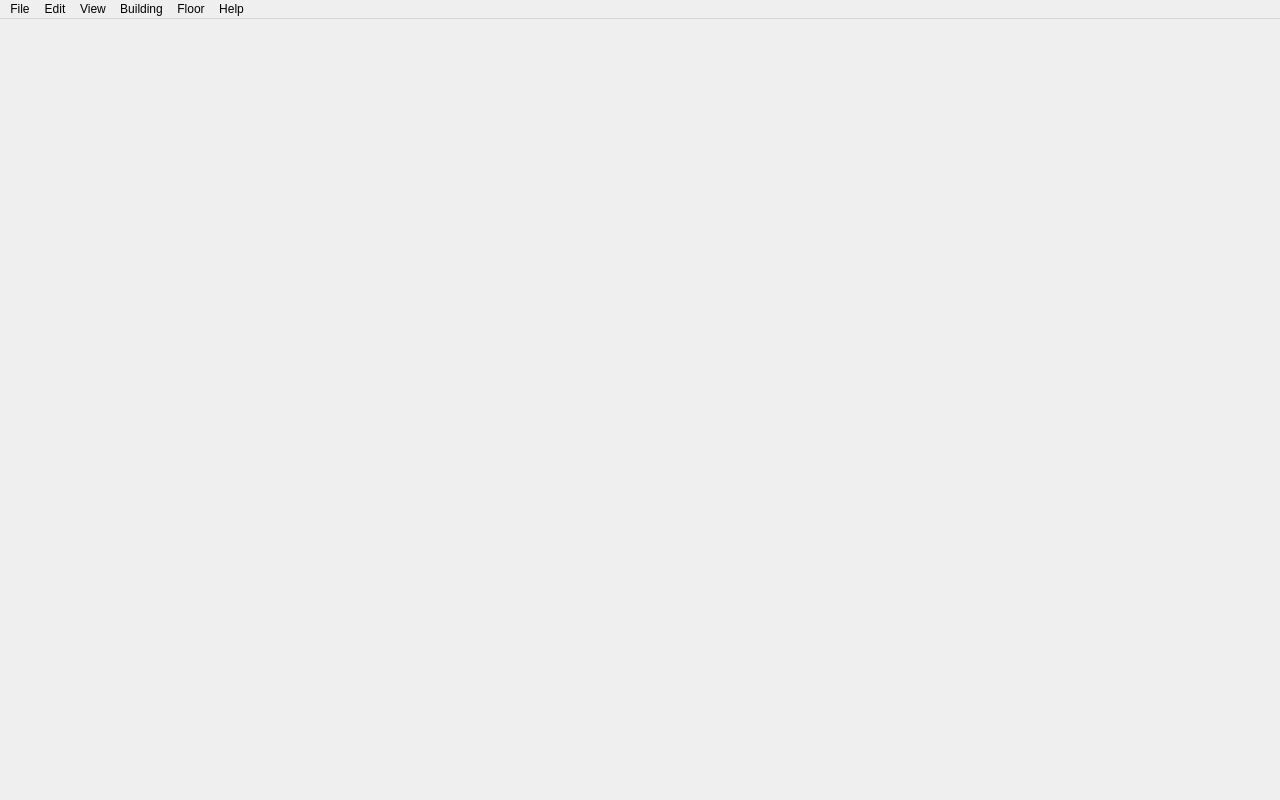
<?xml version="1.0" encoding="UTF-8"?>
<ui version="4.0">
 <class>BuildingEditorWindow</class>
 <widget class="QMainWindow" name="BuildingEditorWindow">
  <property name="geometry">
   <rect>
    <x>0</x>
    <y>0</y>
    <width>1280</width>
    <height>800</height>
   </rect>
  </property>
  <property name="windowTitle">
   <string>Building Editor</string>
  </property>
  <widget class="QWidget" name="centralwidget">
   <layout class="QVBoxLayout" name="verticalLayout_2">
    <property name="leftMargin">
     <number>0</number>
    </property>
    <property name="topMargin">
     <number>0</number>
    </property>
    <property name="rightMargin">
     <number>0</number>
    </property>
    <property name="bottomMargin">
     <number>0</number>
    </property>
   </layout>
  </widget>
  <widget class="QMenuBar" name="menubar">
   <property name="geometry">
    <rect>
     <x>0</x>
     <y>0</y>
     <width>1280</width>
     <height>17</height>
    </rect>
   </property>
   <widget class="QMenu" name="menuFile">
    <property name="title">
     <string>File</string>
    </property>
    <addaction name="actionNewBuilding"/>
    <addaction name="actionOpen"/>
    <addaction name="actionSave"/>
    <addaction name="actionSaveAs"/>
    <addaction name="separator"/>
    <addaction name="actionExportTMX"/>
    <addaction name="actionExportNewBinary"/>
    <addaction name="separator"/>
    <addaction name="actionClose"/>
   </widget>
   <widget class="QMenu" name="menuEdit">
    <property name="title">
     <string>Edit</string>
    </property>
    <addaction name="actionCut"/>
    <addaction name="actionCopy"/>
    <addaction name="actionPaste"/>
    <addaction name="actionDelete"/>
    <addaction name="actionDeleteInAllLayers"/>
    <addaction name="separator"/>
    <addaction name="actionSelectAll"/>
    <addaction name="actionSelectNone"/>
    <addaction name="separator"/>
    <addaction name="actionPreferences"/>
    <addaction name="actionKeyboardShortcuts"/>
   </widget>
   <widget class="QMenu" name="menuView">
    <property name="title">
     <string>View</string>
    </property>
    <widget class="QMenu" name="menuViews">
     <property name="title">
      <string>Views</string>
     </property>
     <addaction name="actionViewsPlaceholder"/>
    </widget>
    <addaction name="actionShowGrid"/>
    <addaction name="actionHighlightFloor"/>
    <addaction name="actionHighlightRoom"/>
    <addaction name="actionShowLowerFloors"/>
    <addaction name="actionShowOnlyFloors"/>
    <addaction name="actionShowObjects"/>
    <addaction name="actionHighlightUnlitRooms"/>
    <addaction name="separator"/>
    <addaction name="menuViews"/>
    <addaction name="separator"/>
    <addaction name="actionZoomIn"/>
    <addaction name="actionZoomOut"/>
    <addaction name="actionNormalSize"/>
    <addaction name="actionFitBuilding"/>
    <addaction name="actionCenterBuilding"/>
   </widget>
   <widget class="QMenu" name="menuBuilding">
    <property name="title">
     <string>Building</string>
    </property>
    <widget class="QMenu" name="menuBasement_Access">
     <property name="title">
      <string>Basement Access</string>
     </property>
     <addaction name="actionBasementAccessNone"/>
     <addaction name="actionBasementAccessNorth"/>
     <addaction name="actionBasementAccessWest"/>
    </widget>
    <addaction name="actionCropToMinimum"/>
    <addaction name="actionCropToSelection"/>
    <addaction name="actionResize"/>
    <addaction name="actionFlipHorizontal"/>
    <addaction name="actionFlipVertical"/>
    <addaction name="actionRotateRight"/>
    <addaction name="actionRotateLeft"/>
    <addaction name="separator"/>
    <addaction name="actionBuildingProperties"/>
    <addaction name="actionKeyValues"/>
    <addaction name="actionGrime"/>
    <addaction name="actionRooms"/>
    <addaction name="actionProceduralLootEditor"/>
    <addaction name="actionTemplates"/>
    <addaction name="actionTiles"/>
    <addaction name="separator"/>
    <addaction name="menuBasement_Access"/>
    <addaction name="actionTemplateFromBuilding"/>
   </widget>
   <widget class="QMenu" name="menuFloor">
    <property name="title">
     <string>Floor</string>
    </property>
    <addaction name="actionInsertFloorAbove"/>
    <addaction name="actionInsertFloorBelow"/>
    <addaction name="actionRemoveFloor"/>
    <addaction name="actionFloors"/>
    <addaction name="separator"/>
    <addaction name="actionUpLevel"/>
    <addaction name="actionDownLevel"/>
   </widget>
   <widget class="QMenu" name="menuHelp">
    <property name="title">
     <string>Help</string>
    </property>
    <addaction name="actionHelp"/>
    <addaction name="actionAboutQt"/>
   </widget>
   <addaction name="menuFile"/>
   <addaction name="menuEdit"/>
   <addaction name="menuView"/>
   <addaction name="menuBuilding"/>
   <addaction name="menuFloor"/>
   <addaction name="menuHelp"/>
  </widget>
  <action name="actionProceduralLootEditor">
   <property name="text">
    <string>Procedural Loot Viewer / Editor...</string>
   </property>
   <property name="toolTip">
    <string>Inspect loot for RoomDefs and edit project-owned procedural distributions</string>
   </property>
  </action>
  <action name="actionClose">
   <property name="text">
    <string>Close</string>
   </property>
  </action>
  <action name="actionOpen">
   <property name="icon">
    <iconset resource="../tiled.qrc">
     <normaloff>:/images/16x16/document-open.png</normaloff>:/images/16x16/document-open.png</iconset>
   </property>
   <property name="text">
    <string>Open...</string>
   </property>
  </action>
  <action name="actionSave">
   <property name="icon">
    <iconset resource="../tiled.qrc">
     <normaloff>:/images/16x16/document-save.png</normaloff>:/images/16x16/document-save.png</iconset>
   </property>
   <property name="text">
    <string>Save</string>
   </property>
  </action>
  <action name="actionUndo">
   <property name="text">
    <string>Undo</string>
   </property>
  </action>
  <action name="actionRedo">
   <property name="text">
    <string>Redo</string>
   </property>
  </action>
  <action name="actionNewBuilding">
   <property name="icon">
    <iconset resource="../tiled.qrc">
     <normaloff>:/images/16x16/document-new.png</normaloff>:/images/16x16/document-new.png</iconset>
   </property>
   <property name="text">
    <string>New...</string>
   </property>
  </action>
  <action name="actionPencil">
   <property name="checkable">
    <bool>true</bool>
   </property>
   <property name="icon">
    <iconset resource="buildingeditor.qrc">
     <normaloff>:/BuildingEditor/icons/icon_pencil.png</normaloff>:/BuildingEditor/icons/icon_pencil.png</iconset>
   </property>
   <property name="text">
    <string>Pencil</string>
   </property>
   <property name="toolTip">
    <string>Draw Room</string>
   </property>
  </action>
  <action name="actionDoor">
   <property name="checkable">
    <bool>true</bool>
   </property>
   <property name="icon">
    <iconset resource="buildingeditor.qrc">
     <normaloff>:/BuildingEditor/icons/icon_door.png</normaloff>:/BuildingEditor/icons/icon_door.png</iconset>
   </property>
   <property name="text">
    <string>Door</string>
   </property>
   <property name="toolTip">
    <string>Place Door</string>
   </property>
  </action>
  <action name="actionWindow">
   <property name="checkable">
    <bool>true</bool>
   </property>
   <property name="icon">
    <iconset resource="buildingeditor.qrc">
     <normaloff>:/BuildingEditor/icons/icon_window.png</normaloff>:/BuildingEditor/icons/icon_window.png</iconset>
   </property>
   <property name="text">
    <string>Window</string>
   </property>
   <property name="toolTip">
    <string>Place Window</string>
   </property>
  </action>
  <action name="actionStairs">
   <property name="checkable">
    <bool>true</bool>
   </property>
   <property name="icon">
    <iconset resource="buildingeditor.qrc">
     <normaloff>:/BuildingEditor/icons/icon_stair.png</normaloff>:/BuildingEditor/icons/icon_stair.png</iconset>
   </property>
   <property name="text">
    <string>Stairs</string>
   </property>
   <property name="toolTip">
    <string>Place Stairs</string>
   </property>
  </action>
  <action name="actionUpLevel">
   <property name="icon">
    <iconset resource="buildingeditor.qrc">
     <normaloff>:/BuildingEditor/icons/icon_floorup.png</normaloff>:/BuildingEditor/icons/icon_floorup.png</iconset>
   </property>
   <property name="text">
    <string>Up One Level</string>
   </property>
   <property name="shortcut">
    <string>PgUp</string>
   </property>
  </action>
  <action name="actionDownLevel">
   <property name="icon">
    <iconset resource="buildingeditor.qrc">
     <normaloff>:/BuildingEditor/icons/icon_floordn.png</normaloff>:/BuildingEditor/icons/icon_floordn.png</iconset>
   </property>
   <property name="text">
    <string>Down One Level</string>
   </property>
   <property name="shortcut">
    <string>PgDown</string>
   </property>
  </action>
  <action name="actionSelectObject">
   <property name="checkable">
    <bool>true</bool>
   </property>
   <property name="icon">
    <iconset resource="../tiled.qrc">
     <normaloff>:/images/22x22/tool-select-objects.png</normaloff>:/images/22x22/tool-select-objects.png</iconset>
   </property>
   <property name="text">
    <string>Select Objects</string>
   </property>
   <property name="toolTip">
    <string>Select and Move Objects</string>
   </property>
  </action>
  <action name="actionExportTMX">
   <property name="text">
    <string>Export TMX...</string>
   </property>
  </action>
  <action name="actionZoomIn">
   <property name="icon">
    <iconset resource="../tiled.qrc">
     <normaloff>:/images/16x16/zoom-in.png</normaloff>:/images/16x16/zoom-in.png</iconset>
   </property>
   <property name="text">
    <string>Zoom In</string>
   </property>
  </action>
  <action name="actionZoomOut">
   <property name="icon">
    <iconset resource="../tiled.qrc">
     <normaloff>:/images/16x16/zoom-out.png</normaloff>:/images/16x16/zoom-out.png</iconset>
   </property>
   <property name="text">
    <string>Zoom Out</string>
   </property>
  </action>
  <action name="actionNormalSize">
   <property name="icon">
    <iconset resource="../tiled.qrc">
     <normaloff>:/images/16x16/zoom-original.png</normaloff>:/images/16x16/zoom-original.png</iconset>
   </property>
   <property name="text">
    <string>Normal Size</string>
   </property>
   <property name="shortcut">
    <string>Ctrl+0</string>
   </property>
  </action>
  <action name="actionFitBuilding">
   <property name="icon">
    <iconset resource="buildingeditor.qrc">
     <normaloff>:/BuildingEditor/icons/icon_crop.png</normaloff>:/BuildingEditor/icons/icon_crop.png</iconset>
   </property>
   <property name="text">
    <string>Fit Building to View</string>
   </property>
   <property name="toolTip">
    <string>Zoom and center so the entire building is visible</string>
   </property>
   <property name="shortcut">
    <string>Ctrl+Shift+0</string>
   </property>
  </action>
  <action name="actionCenterBuilding">
   <property name="icon">
    <iconset resource="../tiled.qrc">
     <normaloff>:/images/16x16/zoom-original.png</normaloff>:/images/16x16/zoom-original.png</iconset>
   </property>
   <property name="text">
    <string>Center Building</string>
   </property>
   <property name="toolTip">
    <string>Center the building without changing zoom</string>
   </property>
  </action>
  <action name="actionPreferences">
   <property name="text">
    <string>Preferences...</string>
   </property>
   <property name="menuRole">
    <enum>QAction::PreferencesRole</enum>
   </property>
  </action>
  <action name="actionSaveAs">
   <property name="icon">
    <iconset resource="../tiled.qrc">
     <normaloff>:/images/16x16/document-save-as.png</normaloff>:/images/16x16/document-save-as.png</iconset>
   </property>
   <property name="text">
    <string>Save As...</string>
   </property>
  </action>
  <action name="actionRooms">
   <property name="icon">
    <iconset resource="buildingeditor.qrc">
     <normaloff>:/BuildingEditor/icons/icon_rooms.png</normaloff>:/BuildingEditor/icons/icon_rooms.png</iconset>
   </property>
   <property name="text">
    <string>Rooms...</string>
   </property>
   <property name="toolTip">
    <string>Edit Rooms</string>
   </property>
  </action>
  <action name="actionTemplates">
   <property name="text">
    <string>Templates...</string>
   </property>
  </action>
  <action name="actionTiles">
   <property name="text">
    <string>Tiles...</string>
   </property>
  </action>
  <action name="actionTemplateFromBuilding">
   <property name="text">
    <string>Template From Building...</string>
   </property>
  </action>
  <action name="actionRotateRight">
   <property name="icon">
    <iconset resource="buildingeditor.qrc">
     <normaloff>:/BuildingEditor/icons/icon_rotate_right.png</normaloff>:/BuildingEditor/icons/icon_rotate_right.png</iconset>
   </property>
   <property name="text">
    <string>Rotate Right</string>
   </property>
  </action>
  <action name="actionRotateLeft">
   <property name="icon">
    <iconset resource="buildingeditor.qrc">
     <normaloff>:/BuildingEditor/icons/icon_rotate_left.png</normaloff>:/BuildingEditor/icons/icon_rotate_left.png</iconset>
   </property>
   <property name="text">
    <string>Rotate Left</string>
   </property>
  </action>
  <action name="actionResize">
   <property name="icon">
    <iconset resource="buildingeditor.qrc">
     <normaloff>:/BuildingEditor/icons/icon_resize.png</normaloff>:/BuildingEditor/icons/icon_resize.png</iconset>
   </property>
   <property name="text">
    <string>Resize Building...</string>
   </property>
  </action>
  <action name="actionFlipHorizontal">
   <property name="icon">
    <iconset resource="buildingeditor.qrc">
     <normaloff>:/BuildingEditor/icons/icon_flip_horizontal.png</normaloff>:/BuildingEditor/icons/icon_flip_horizontal.png</iconset>
   </property>
   <property name="text">
    <string>Flip Horizontal</string>
   </property>
  </action>
  <action name="actionFlipVertical">
   <property name="icon">
    <iconset resource="buildingeditor.qrc">
     <normaloff>:/BuildingEditor/icons/icon_flip_vertical.png</normaloff>:/BuildingEditor/icons/icon_flip_vertical.png</iconset>
   </property>
   <property name="text">
    <string>Flip Vertical</string>
   </property>
  </action>
  <action name="actionFurniture">
   <property name="checkable">
    <bool>true</bool>
   </property>
   <property name="icon">
    <iconset resource="buildingeditor.qrc">
     <normaloff>:/BuildingEditor/icons/icon_furniture.png</normaloff>:/BuildingEditor/icons/icon_furniture.png</iconset>
   </property>
   <property name="text">
    <string>Furniture</string>
   </property>
   <property name="toolTip">
    <string>Place Furniture</string>
   </property>
  </action>
  <action name="actionRoof">
   <property name="checkable">
    <bool>true</bool>
   </property>
   <property name="icon">
    <iconset resource="buildingeditor.qrc">
     <normaloff>:/BuildingEditor/icons/icon_roof_peakNS.png</normaloff>:/BuildingEditor/icons/icon_roof_peakNS.png</iconset>
   </property>
   <property name="text">
    <string>Add Roof</string>
   </property>
   <property name="toolTip">
    <string>Place Roof</string>
   </property>
  </action>
  <action name="actionInsertFloorAbove">
   <property name="text">
    <string>Add Floor Above</string>
   </property>
   <property name="toolTip">
    <string>Add a new floor above the current one</string>
   </property>
  </action>
  <action name="actionInsertFloorBelow">
   <property name="text">
    <string>Add Floor Below</string>
   </property>
   <property name="toolTip">
    <string>Add a new floor below the current one</string>
   </property>
  </action>
  <action name="actionRemoveFloor">
   <property name="icon">
    <iconset resource="../tiled.qrc">
     <normaloff>:/images/16x16/edit-delete.png</normaloff>:/images/16x16/edit-delete.png</iconset>
   </property>
   <property name="text">
    <string>Remove Current Floor</string>
   </property>
   <property name="toolTip">
    <string>Remove the current floor</string>
   </property>
  </action>
  <action name="actionSelectRooms">
   <property name="checkable">
    <bool>true</bool>
   </property>
   <property name="icon">
    <iconset resource="../tiled.qrc">
     <normaloff>:/images/22x22/stock-tool-rect-select.png</normaloff>:/images/22x22/stock-tool-rect-select.png</iconset>
   </property>
   <property name="text">
    <string>Select and Move Rooms</string>
   </property>
   <property name="toolTip">
    <string>Select and Move Rooms</string>
   </property>
  </action>
  <action name="actionRoofCorner">
   <property name="checkable">
    <bool>true</bool>
   </property>
   <property name="icon">
    <iconset resource="buildingeditor.qrc">
     <normaloff>:/BuildingEditor/icons/icon_corner_innerNW.png</normaloff>:/BuildingEditor/icons/icon_corner_innerNW.png</iconset>
   </property>
   <property name="text">
    <string>Add Roof Corner</string>
   </property>
   <property name="toolTip">
    <string>Place Roof Corner</string>
   </property>
  </action>
  <action name="actionShowObjects">
   <property name="checkable">
    <bool>true</bool>
   </property>
   <property name="text">
    <string>Show Object Shapes</string>
   </property>
   <property name="shortcut">
    <string>O</string>
   </property>
  </action>
  <action name="actionWall">
   <property name="checkable">
    <bool>true</bool>
   </property>
   <property name="icon">
    <iconset resource="buildingeditor.qrc">
     <normaloff>:/BuildingEditor/icons/icon_wall.png</normaloff>:/BuildingEditor/icons/icon_wall.png</iconset>
   </property>
   <property name="text">
    <string>Wall</string>
   </property>
   <property name="toolTip">
    <string>Place Wall</string>
   </property>
  </action>
  <action name="actionAboutQt">
   <property name="text">
    <string>About Qt</string>
   </property>
   <property name="menuRole">
    <enum>QAction::AboutQtRole</enum>
   </property>
  </action>
  <action name="actionHelp">
   <property name="text">
    <string>BuildingEd Help</string>
   </property>
  </action>
  <action name="actionDelete">
   <property name="icon">
    <iconset resource="../tiled.qrc">
     <normaloff>:/images/16x16/edit-delete.png</normaloff>:/images/16x16/edit-delete.png</iconset>
   </property>
   <property name="text">
    <string>Delete</string>
   </property>
  </action>
  <action name="actionFloors">
   <property name="text">
    <string>Floors...</string>
   </property>
  </action>
  <action name="actionSelectAll">
   <property name="text">
    <string>Select All</string>
   </property>
  </action>
  <action name="actionSelectNone">
   <property name="text">
    <string>Select None</string>
   </property>
  </action>
  <action name="actionHighlightFloor">
   <property name="checkable">
    <bool>true</bool>
   </property>
   <property name="text">
    <string>Highlight Current Floor</string>
   </property>
   <property name="shortcut">
    <string>H</string>
   </property>
  </action>
  <action name="actionCut">
   <property name="icon">
    <iconset resource="../tiled.qrc">
     <normaloff>:/images/16x16/edit-cut.png</normaloff>:/images/16x16/edit-cut.png</iconset>
   </property>
   <property name="text">
    <string>Cut</string>
   </property>
  </action>
  <action name="actionCopy">
   <property name="icon">
    <iconset resource="../tiled.qrc">
     <normaloff>:/images/16x16/edit-copy.png</normaloff>:/images/16x16/edit-copy.png</iconset>
   </property>
   <property name="text">
    <string>Copy</string>
   </property>
  </action>
  <action name="actionPaste">
   <property name="icon">
    <iconset resource="../tiled.qrc">
     <normaloff>:/images/16x16/edit-paste.png</normaloff>:/images/16x16/edit-paste.png</iconset>
   </property>
   <property name="text">
    <string>Paste</string>
   </property>
  </action>
  <action name="actionShowGrid">
   <property name="checkable">
    <bool>true</bool>
   </property>
   <property name="text">
    <string>Show Grid</string>
   </property>
   <property name="shortcut">
    <string>Ctrl+G</string>
   </property>
  </action>
  <action name="actionHighlightRoom">
   <property name="checkable">
    <bool>true</bool>
   </property>
   <property name="text">
    <string>Highlight Room Under Pointer</string>
   </property>
   <property name="shortcut">
    <string>Ctrl+R</string>
   </property>
  </action>
  <action name="actionBuildingProperties">
   <property name="icon">
    <iconset resource="../tiled.qrc">
     <normaloff>:/images/16x16/document-properties.png</normaloff>:/images/16x16/document-properties.png</iconset>
   </property>
   <property name="text">
    <string>Properties...</string>
   </property>
  </action>
  <action name="actionGrime">
   <property name="text">
    <string>Grime...</string>
   </property>
   <property name="shortcut">
    <string>G</string>
   </property>
  </action>
  <action name="actionDrawTiles">
   <property name="checkable">
    <bool>true</bool>
   </property>
   <property name="icon">
    <iconset resource="buildingeditor.qrc">
     <normaloff>:/BuildingEditor/icons/icon_pencil.png</normaloff>:/BuildingEditor/icons/icon_pencil.png</iconset>
   </property>
   <property name="text">
    <string>Draw Tiles</string>
   </property>
   <property name="toolTip">
    <string>Draw Tiles (1)</string>
   </property>
   <property name="shortcut">
    <string>1</string>
   </property>
  </action>
  <action name="actionSelectTiles">
   <property name="checkable">
    <bool>true</bool>
   </property>
   <property name="icon">
    <iconset resource="buildingeditor.qrc">
     <normaloff>:/BuildingEditor/icons/icon_select.png</normaloff>:/BuildingEditor/icons/icon_select.png</iconset>
   </property>
   <property name="text">
    <string>Select Tiles</string>
   </property>
   <property name="toolTip">
    <string>Select Tiles (2)</string>
   </property>
   <property name="shortcut">
    <string>2</string>
   </property>
  </action>
  <action name="actionPickTiles">
   <property name="checkable">
    <bool>true</bool>
   </property>
   <property name="icon">
    <iconset resource="buildingeditor.qrc">
     <normaloff>:/BuildingEditor/icons/icon_eyedrop.png</normaloff>:/BuildingEditor/icons/icon_eyedrop.png</iconset>
   </property>
   <property name="text">
    <string>Pick Tiles</string>
   </property>
   <property name="toolTip">
    <string>Pick Tiles (3)</string>
   </property>
   <property name="shortcut">
    <string>3</string>
   </property>
  </action>
  <action name="actionViewsPlaceholder">
   <property name="text">
    <string>Placeholder</string>
   </property>
  </action>
  <action name="actionCropToSelection">
   <property name="icon">
    <iconset resource="buildingeditor.qrc">
     <normaloff>:/BuildingEditor/icons/icon_crop.png</normaloff>:/BuildingEditor/icons/icon_crop.png</iconset>
   </property>
   <property name="text">
    <string>Crop To Selection</string>
   </property>
  </action>
  <action name="actionCropToMinimum">
   <property name="icon">
    <iconset resource="buildingeditor.qrc">
     <normaloff>:/BuildingEditor/icons/icon_crop.png</normaloff>:/BuildingEditor/icons/icon_crop.png</iconset>
   </property>
   <property name="text">
    <string>Crop To Minimum</string>
   </property>
  </action>
  <action name="actionRoofShallow">
   <property name="checkable">
    <bool>true</bool>
   </property>
   <property name="icon">
    <iconset resource="buildingeditor.qrc">
     <normaloff>:/BuildingEditor/icons/icon_roof_peakNS.png</normaloff>:/BuildingEditor/icons/icon_roof_peakNS.png</iconset>
   </property>
   <property name="text">
    <string>Add Roof (Shallow)</string>
   </property>
   <property name="toolTip">
    <string>Place Roof</string>
   </property>
  </action>
  <action name="actionShowLowerFloors">
   <property name="checkable">
    <bool>true</bool>
   </property>
   <property name="text">
    <string>Show Lower Floors</string>
   </property>
  </action>
  <action name="actionExportNewBinary">
   <property name="text">
    <string>Export New Binary...</string>
   </property>
  </action>
  <action name="actionKeyValues">
   <property name="icon">
    <iconset resource="../tiled.qrc">
     <normaloff>:/images/16x16/document-properties.png</normaloff>:/images/16x16/document-properties.png</iconset>
   </property>
   <property name="text">
    <string>KeyValues...</string>
   </property>
  </action>
  <action name="actionHighlightUnlitRooms">
   <property name="checkable">
    <bool>true</bool>
   </property>
   <property name="text">
    <string>Highlight Unlit Rooms</string>
   </property>
   <property name="toolTip">
    <string>Highlight rooms without light switches</string>
   </property>
   <property name="shortcut">
    <string>L</string>
   </property>
  </action>
  <action name="actionBasementAccessNone">
   <property name="text">
    <string>None</string>
   </property>
  </action>
  <action name="actionBasementAccessNorth">
   <property name="text">
    <string>North</string>
   </property>
  </action>
  <action name="actionBasementAccessWest">
   <property name="text">
    <string>West</string>
   </property>
  </action>
  <action name="actionBasementAccessTool">
   <property name="checkable">
    <bool>true</bool>
   </property>
   <property name="icon">
    <iconset resource="buildingeditor.qrc">
     <normaloff>:/BuildingEditor/icons/icon_stair.png</normaloff>:/BuildingEditor/icons/icon_stair.png</iconset>
   </property>
   <property name="text">
    <string>Move Basement Access</string>
   </property>
  </action>
  <action name="actionShowOnlyFloors">
   <property name="checkable">
    <bool>true</bool>
   </property>
   <property name="text">
    <string>Show Only Floors</string>
   </property>
   <property name="shortcut">
    <string>F</string>
   </property>
  </action>
  <action name="actionDeleteInAllLayers">
   <property name="icon">
    <iconset resource="../tiled.qrc">
     <normaloff>:/images/16x16/edit-delete.png</normaloff>:/images/16x16/edit-delete.png</iconset>
   </property>
   <property name="text">
    <string>Delete In All Layers</string>
   </property>
  </action>
  <action name="actionKeyboardShortcuts">
   <property name="text">
    <string>Keyboard Shortcuts</string>
   </property>
  </action>
  <action name="actionFloorGrime">
   <property name="checkable">
    <bool>true</bool>
   </property>
   <property name="icon">
    <iconset resource="buildingeditor.qrc">
     <normaloff>:/BuildingEditor/icons/icon_floor_grime.png</normaloff>:/BuildingEditor/icons/icon_floor_grime.png</iconset>
   </property>
   <property name="text">
    <string>Floor Grime</string>
   </property>
   <property name="toolTip">
    <string>Floor Grime</string>
   </property>
  </action>
  <action name="actionRoof30Degree">
   <property name="checkable">
    <bool>true</bool>
   </property>
   <property name="icon">
    <iconset resource="buildingeditor.qrc">
     <normaloff>:/BuildingEditor/icons/icon_roof_peakNS.png</normaloff>:/BuildingEditor/icons/icon_roof_peakNS.png</iconset>
   </property>
   <property name="text">
    <string>Add Roof (30 Degree)</string>
   </property>
   <property name="toolTip">
    <string>Place Roof (30 Degree)</string>
   </property>
  </action>
  <action name="actionRoofCorner30Degree">
   <property name="checkable">
    <bool>true</bool>
   </property>
   <property name="icon">
    <iconset resource="buildingeditor.qrc">
     <normaloff>:/BuildingEditor/icons/icon_corner_innerNW.png</normaloff>:/BuildingEditor/icons/icon_corner_innerNW.png</iconset>
   </property>
   <property name="text">
    <string>Add Roof Corner (30 Degree)</string>
   </property>
   <property name="toolTip">
    <string>Place Roof Corner (30 Degree)</string>
   </property>
  </action>
 </widget>
 <resources>
  <include location="buildingeditor.qrc"/>
  <include location="../tiled.qrc"/>
 </resources>
 <connections/>
</ui>
